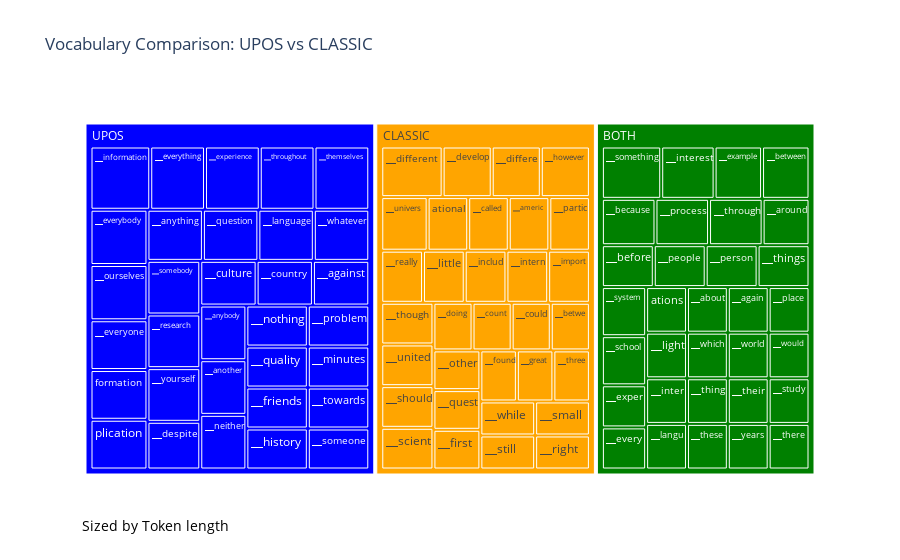

This figure's notebook cell:
### Code cell
df_treemap = df.reset_index()
df_treemap.rename(columns={'index': 'TOKEN'}, inplace=True)
df_treemap['CATEGORY SIZE'] = df_treemap.groupby('COMPARE')['TOKEN'].transform('count')
df_treemap['TOKEN LENGTH'] = df_treemap['TOKEN'].str.len()
df_treemap.sort_values(by=['TOKEN LENGTH'], ascending=False, inplace=True)

max_example_tokens = 32
df_treemap = (
    df_treemap.groupby('COMPARE')[['TOKEN', 'TOKEN LENGTH', 'COMPARE', 'CATEGORY SIZE']]
    .apply(lambda x: x.head(max_example_tokens))
    .reset_index(drop=True)
)
fig = px.treemap(
    df_treemap,
    path=['COMPARE', 'TOKEN'], 
    values='TOKEN LENGTH', 
    color='COMPARE',
    color_discrete_map={
        'BOTH': 'green',
        'UPOS': 'blue',
        'CLASSIC': 'orange',
        'NONE': 'gray'
    },
    title="Vocabulary Comparison: UPOS vs CLASSIC "
)
fig.add_annotation(
    text="Sized by Token length",  # Subtitle text
    xref="paper",  # x and y coordinates relative to the paper (canvas)
    yref="paper",
    x=0,
    y=-0.15, 
    showarrow=False,
    font=dict(size=14, color="black"),
    align="left",
)
fig.show()

### Figure 1 — Plotly figure (JSON) as saved in the notebook; plotly's stock layout.template omitted (floating-point values rounded to 4 significant figures)
{"data": [{"branchvalues": "total", "customdata": [["CLASSIC"], ["BOTH"], ["BOTH"], ["UPOS"], ["UPOS"], ["UPOS"], ["BOTH"], ["CLASSIC"], ["CLASSIC"], ["CLASSIC"], ["UPOS"], ["UPOS"], ["UPOS"], ["CLASSIC"], ["CLASSIC"], ["CLASSIC"], ["CLASSIC"], ["CLASSIC"], ["BOTH"], ["BOTH"], ["UPOS"], ["UPOS"], ["BOTH"], ["UPOS"], ["CLASSIC"], ["BOTH"], ["UPOS"], ["UPOS"], ["BOTH"], ["BOTH"], ["BOTH"], ["UPOS"], ["UPOS"], ["BOTH"], ["UPOS"], ["CLASSIC"], ["UPOS"], ["CLASSIC"], ["BOTH"], ["CLASSIC"], ["UPOS"], ["BOTH"], ["UPOS"], ["CLASSIC"], ["UPOS"], ["UPOS"], ["BOTH"], ["CLASSIC"], ["BOTH"], ["UPOS"], ["CLASSIC"], ["CLASSIC"], ["UPOS"], ["CLASSIC"], ["UPOS"], ["CLASSIC"], ["UPOS"], ["CLASSIC"], ["UPOS"], ["BOTH"], ["BOTH"], ["CLASSIC"], ["BOTH"], ["CLASSIC"], ["BOTH"], ["CLASSIC"], ["CLASSIC"], ["BOTH"], ["UPOS"], ["UPOS"], ["BOTH"], ["CLASSIC"], ["UPOS"], ["CLASSIC"], ["BOTH"], ["BOTH"], ["BOTH"], ["CLASSIC"], ["BOTH"], ["BOTH"], ["UPOS"], ["BOTH"], ["BOTH"], ["BOTH"], ["CLASSIC"], ["BOTH"], ["UPOS"], ["UPOS"], ["CLASSIC"], ["CLASSIC"], ["CLASSIC"], ["BOTH"], ["CLASSIC"], ["UPOS"], ["BOTH"], ["UPOS"], ["BOTH"], ["CLASSIC"], ["UPOS"]], "domain": {"x": [0, 1], "y": [0, 1]}, "hovertemplate": "labels=%{label}<br>TOKEN LENGTH=%{value}<br>parent=%{parent}<br>id=%{id}<br>COMPARE=%{customdata[0]}<extra></extra>", "ids": ["CLASSIC/ational", "BOTH/▁exper", "BOTH/▁example", "UPOS/▁everything", "UPOS/▁everyone", "UPOS/▁everybody", "BOTH/▁every", "CLASSIC/▁doing", "CLASSIC/▁different", "CLASSIC/▁develop", "UPOS/▁despite", "UPOS/▁culture", "UPOS/▁country", "CLASSIC/▁count", "CLASSIC/▁could", "CLASSIC/▁called", "CLASSIC/▁differe", "CLASSIC/▁betwe", "BOTH/▁between", "BOTH/ations", "UPOS/formation", "UPOS/plication", "BOTH/▁about", "UPOS/▁against", "CLASSIC/▁americ", "BOTH/▁again", "UPOS/▁anybody", "UPOS/▁anything", "BOTH/▁around", "BOTH/▁because", "BOTH/▁before", "UPOS/▁another", "UPOS/▁neither", "BOTH/▁people", "UPOS/▁nothing", "CLASSIC/▁other", "UPOS/▁ourselves", "CLASSIC/▁partic", "BOTH/▁person", "CLASSIC/▁really", "UPOS/▁problem", "BOTH/▁process", "UPOS/▁quality", "CLASSIC/▁quest", "UPOS/▁question", "UPOS/▁minutes", "BOTH/▁place", "CLASSIC/▁little", "BOTH/▁light", "UPOS/▁language", "CLASSIC/▁first", "CLASSIC/▁found", "UPOS/▁friends", "CLASSIC/▁great", "UPOS/▁history", "CLASSIC/▁however", "UPOS/▁experience", "CLASSIC/▁includ", "UPOS/▁information", "BOTH/▁inter", "BOTH/▁interest", "CLASSIC/▁intern", "BOTH/▁langu", "CLASSIC/▁import", "BOTH/▁things", "CLASSIC/▁though", "CLASSIC/▁three", "BOTH/▁through", "UPOS/▁throughout", "UPOS/▁towards", "BOTH/▁which", "CLASSIC/▁univers", "UPOS/▁whatever", "CLASSIC/▁while", "BOTH/▁world", "BOTH/▁would", "BOTH/▁thing", "CLASSIC/▁united", "BOTH/▁these", "BOTH/▁something", "UPOS/▁themselves", "BOTH/▁their", "BOTH/▁system", "BOTH/▁study", "CLASSIC/▁still", "BOTH/▁years", "UPOS/▁someone", "UPOS/▁somebody", "CLASSIC/▁small", "CLASSIC/▁should", "CLASSIC/▁scient", "BOTH/▁school", "CLASSIC/▁right", "UPOS/▁research", "BOTH/▁there", "UPOS/▁yourself", "BOTH", "CLASSIC", "UPOS"], "labels": ["ational", "▁exper", "▁example", "▁everything", "▁everyone", "▁everybody", "▁every", "▁doing", "▁different", "▁develop", "▁despite", "▁culture", "▁country", "▁count", "▁could", "▁called", "▁differe", "▁betwe", "▁between", "ations", "formation", "plication", "▁about", "▁against", "▁americ", "▁again", "▁anybody", "▁anything", "▁around", "▁because", "▁before", "▁another", "▁neither", "▁people", "▁nothing", "▁other", "▁ourselves", "▁partic", "▁person", "▁really", "▁problem", "▁process", "▁quality", "▁quest", "▁question", "▁minutes", "▁place", "▁little", "▁light", "▁language", "▁first", "▁found", "▁friends", "▁great", "▁history", "▁however", "▁experience", "▁includ", "▁information", "▁inter", "▁interest", "▁intern", "▁langu", "▁import", "▁things", "▁though", "▁three", "▁through", "▁throughout", "▁towards", "▁which", "▁univers", "▁whatever", "▁while", "▁world", "▁would", "▁thing", "▁united", "▁these", "▁something", "▁themselves", "▁their", "▁system", "▁study", "▁still", "▁years", "▁someone", "▁somebody", "▁small", "▁should", "▁scient", "▁school", "▁right", "▁research", "▁there", "▁yourself", "BOTH", "CLASSIC", "UPOS"], "marker": {"colors": ["orange", "green", "green", "blue", "blue", "blue", "green", "orange", "orange", "orange", "blue", "blue", "blue", "orange", "orange", "orange", "orange", "orange", "green", "green", "blue", "blue", "green", "blue", "orange", "green", "blue", "blue", "green", "green", "green", "blue", "blue", "green", "blue", "orange", "blue", "orange", "green", "orange", "blue", "green", "blue", "orange", "blue", "blue", "green", "orange", "green", "blue", "orange", "orange", "blue", "orange", "blue", "orange", "blue", "orange", "blue", "green", "green", "orange", "green", "orange", "green", "orange", "orange", "green", "blue", "blue", "green", "orange", "blue", "orange", "green", "green", "green", "orange", "green", "green", "blue", "green", "green", "green", "orange", "green", "blue", "blue", "orange", "orange", "orange", "green", "orange", "blue", "green", "blue", "green", "orange", "blue"]}, "name": "", "parents": ["CLASSIC", "BOTH", "BOTH", "UPOS", "UPOS", "UPOS", "BOTH", "CLASSIC", "CLASSIC", "CLASSIC", "UPOS", "UPOS", "UPOS", "CLASSIC", "CLASSIC", "CLASSIC", "CLASSIC", "CLASSIC", "BOTH", "BOTH", "UPOS", "UPOS", "BOTH", "UPOS", "CLASSIC", "BOTH", "UPOS", "UPOS", "BOTH", "BOTH", "BOTH", "UPOS", "UPOS", "BOTH", "UPOS", "CLASSIC", "UPOS", "CLASSIC", "BOTH", "CLASSIC", "UPOS", "BOTH", "UPOS", "CLASSIC", "UPOS", "UPOS", "BOTH", "CLASSIC", "BOTH", "UPOS", "CLASSIC", "CLASSIC", "UPOS", "CLASSIC", "UPOS", "CLASSIC", "UPOS", "CLASSIC", "UPOS", "BOTH", "BOTH", "CLASSIC", "BOTH", "CLASSIC", "BOTH", "CLASSIC", "CLASSIC", "BOTH", "UPOS", "UPOS", "BOTH", "CLASSIC", "UPOS", "CLASSIC", "BOTH", "BOTH", "BOTH", "CLASSIC", "BOTH", "BOTH", "UPOS", "BOTH", "BOTH", "BOTH", "CLASSIC", "BOTH", "UPOS", "UPOS", "CLASSIC", "CLASSIC", "CLASSIC", "BOTH", "CLASSIC", "UPOS", "BOTH", "UPOS", "", "", ""], "type": "treemap", "values": [7, 6, 8, 11, 9, 10, 6, 6, 10, 8, 8, 8, 8, 6, 6, 7, 8, 6, 8, 6, 9, 9, 6, 8, 7, 6, 8, 9, 7, 8, 7, 8, 8, 7, 8, 6, 10, 7, 7, 7, 8, 8, 8, 6, 9, 8, 6, 7, 6, 9, 6, 6, 8, 6, 8, 8, 11, 7, 12, 6, 9, 7, 6, 7, 7, 7, 6, 8, 11, 8, 6, 8, 9, 6, 6, 6, 6, 7, 6, 10, 11, 6, 7, 6, 6, 6, 8, 9, 6, 7, 7, 7, 6, 9, 6, 9, 216, 217, 286]}], "layout": {"annotations": [{"align": "left", "font": {"color": "black", "size": 14}, "showarrow": false, "text": "Sized by Token length", "x": 0, "xref": "paper", "y": -0.15, "yref": "paper"}], "legend": {"tracegroupgap": 0}, "title": {"text": "Vocabulary Comparison: UPOS vs CLASSIC "}}}
